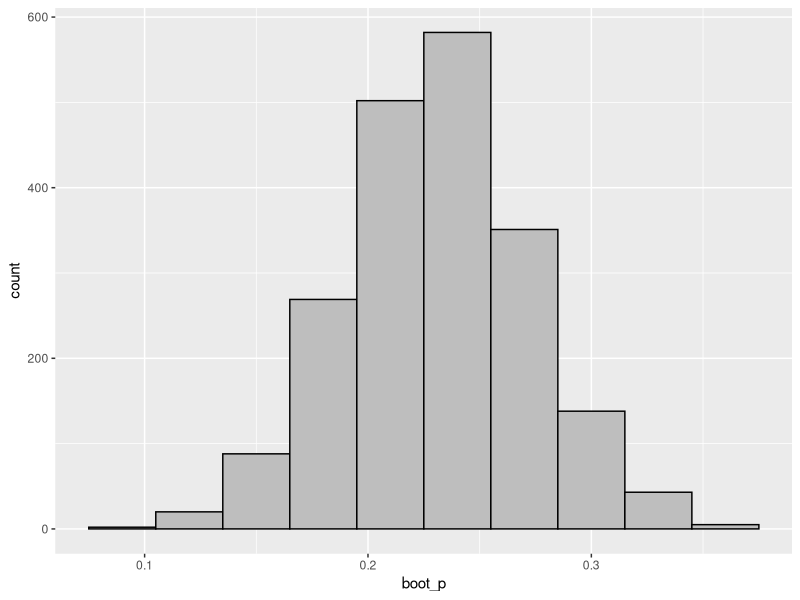
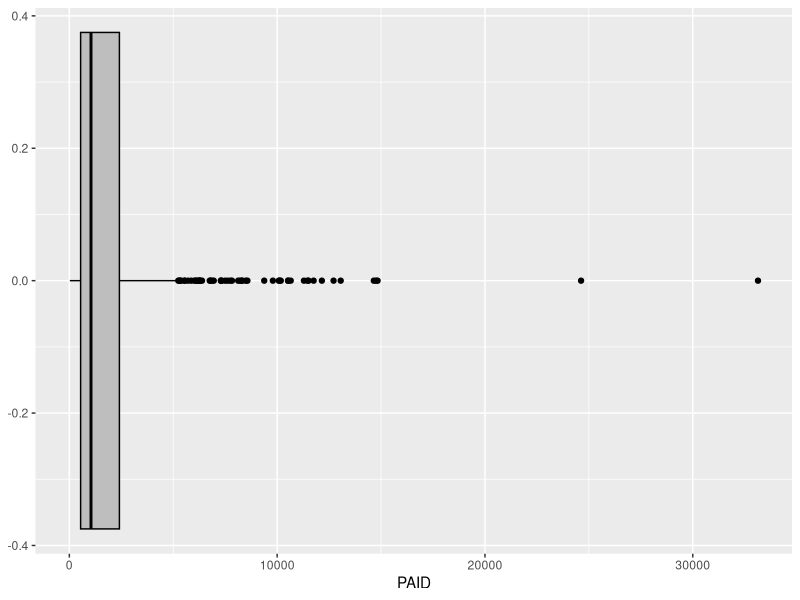
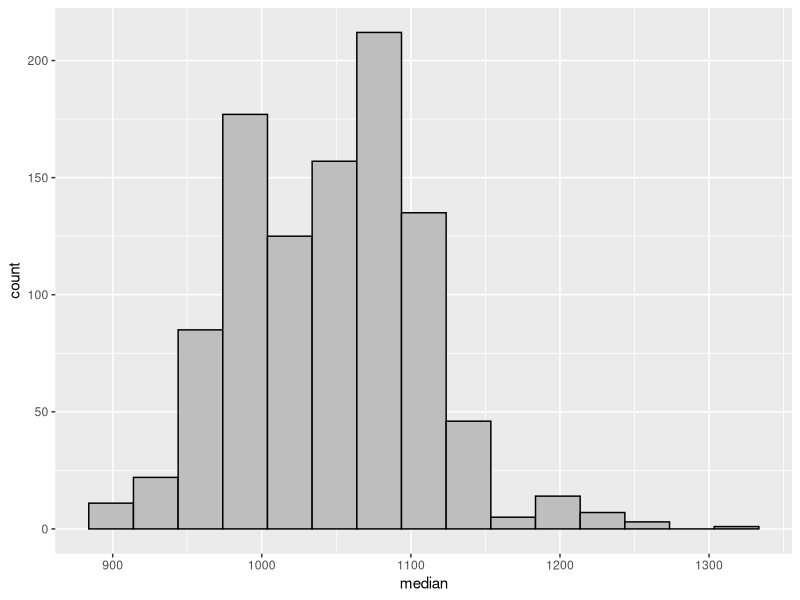

Here is the R script that generated these plots, in order:
## ---- chunk 1
library(tidyverse)
library(knitr)

opts_chunk$set(warning = FALSE, message = FALSE)
## ---- chunk 2
# Instructions for how students should define tests
STUDENT_NUMBER <- 1010057028;  # replace 130 by your real student number
## ---- chunk 3
# Create a data frame
road_side <- c( rep("left", 86), rep("right", 270-86) )
roaddata <- tibble(road_side)
## ---- chunk 4
Q1a_sample_vs_pop <- "POPULATION"
## ---- chunk 5
set.seed(STUDENT_NUMBER) # Do not change this line of code

Q1b_road_sample <- roaddata %>% sample_n(size=100)
## ---- chunk 6
Q1c_i_repetitions <- 2000 ## Replace 1 by your answer
Q1c_i_simulated_values <- rep(NA, 2000) ## Replace NULL by your answer
## ---- chunk 7
road_sample <- Q1b_road_sample   # Do not change this line of code
repetitions <- Q1c_i_repetitions # Do not change this line of code
boot_p <- Q1c_i_simulated_values # Do not change this line of code
set.seed(STUDENT_NUMBER %% 1000) # Do not change this line of code


for (i in 1:repetitions)
{
  boot_samp <- road_sample %>% sample_n(size = 100, replace=TRUE)
  boot_p[i] <- as.numeric(boot_samp %>% 
                            filter(road_side == "left") %>% 
                            summarize(n()))/100
}

boot_p <- tibble(boot_p)
## ---- chunk 8
# Produce a histogram of the bootstrap sampling distribution
boot_p %>% ggplot(aes(x=boot_p)) + geom_histogram(color = "black",
                 fill = "gray",
                 bins = 10)
## ---- chunk 9
# Example: suppose you wanted to calculate the median
median <- quantile(boot_p$boot_p, p=0.5)

Q1d_90_ci_lower_bound <- quantile(boot_p$boot_p, p=0.05)
Q1d_90_ci_upper_bound <- quantile(boot_p$boot_p, p=0.95)

## ---- chunk 10
Q1e_i <- FALSE
Q1e_ii <- FALSE
Q1e_iii <- TRUE

## ---- chunk 11
Q1f <- "WIDER"
## ---- chunk 12
AutoClaims <- read_csv("auto_claims.csv")
glimpse(AutoClaims)

AutoClaims %>% select(PAID) %>% summarize(n = n(), median=median(PAID), iqr = IQR(PAID), range=max(PAID)-min(PAID))

AutoClaims %>% ggplot(aes(x=PAID)) + geom_boxplot(color = "black",
                 fill = "gray",
                 bins = 20)
## ---- chunk 13
Q2b_n <- 500 # Replace 1 by your answer
Q2b_repetitions <- 1000 # Replace 1 by your answer
Q2b_vector_for_simulated_values <- rep(NA, 1000) # Replace 1 by your answer
## ---- chunk 14
n <- Q2b_n                             # Run this line but do not change it
repetitions <- Q2b_repetitions         # Run this line but do not change it
sim <- Q2b_vector_for_simulated_values # Run this line but do not change it
set.seed(STUDENT_NUMBER %% 250)        # Run this line but do not change it

for (i in 1:repetitions)
{
  new_sim <- sample(AutoClaims$PAID ,size = n, replace=TRUE)
  sim_median <- median(new_sim)
  sim[i] <- sim_median
}
sim <- tibble(median = sim)
## ---- chunk 15
# Create your visualization here
sim %>%  ggplot(aes(median)) + geom_histogram(color = "black",
                 fill = "gray",
                 bins = 15)
## ---- chunk 16
# Example: suppose you wanted to calculate the median
median <- quantile(sim$median, p=0.5)

Q2c_95_ci_lower_bound <- quantile(sim$median, p=0.05)
Q2c_95_ci_upper_bound <- quantile(sim$median, p=0.95)
## ---- chunk 17
# Create a data frame
direction <- c( rep("right", 80), rep("left", 124-80) )
kissdata <- tibble(direction)
## ---- chunk 18
set.seed(STUDENT_NUMBER)

# Your code here
## ---- chunk 19

